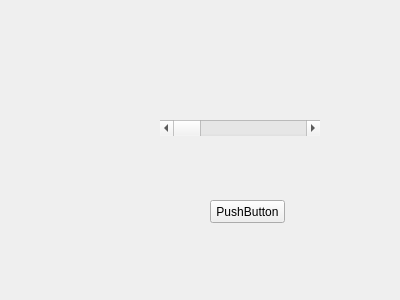
<?xml version="1.0" encoding="UTF-8"?>
<ui version="4.0">
 <class>Form</class>
 <widget class="QWidget" name="Form">
  <property name="geometry">
   <rect>
    <x>0</x>
    <y>0</y>
    <width>400</width>
    <height>300</height>
   </rect>
  </property>
  <property name="windowTitle">
   <string>Form</string>
  </property>
  <widget class="QScrollBar" name="horizontalScrollBar">
   <property name="geometry">
    <rect>
     <x>160</x>
     <y>120</y>
     <width>160</width>
     <height>16</height>
    </rect>
   </property>
   <property name="orientation">
    <enum>Qt::Horizontal</enum>
   </property>
  </widget>
  <widget class="QPushButton" name="button_2">
   <property name="geometry">
    <rect>
     <x>210</x>
     <y>200</y>
     <width>75</width>
     <height>23</height>
    </rect>
   </property>
   <property name="text">
    <string>PushButton</string>
   </property>
  </widget>
 </widget>
 <resources/>
 <connections/>
</ui>
